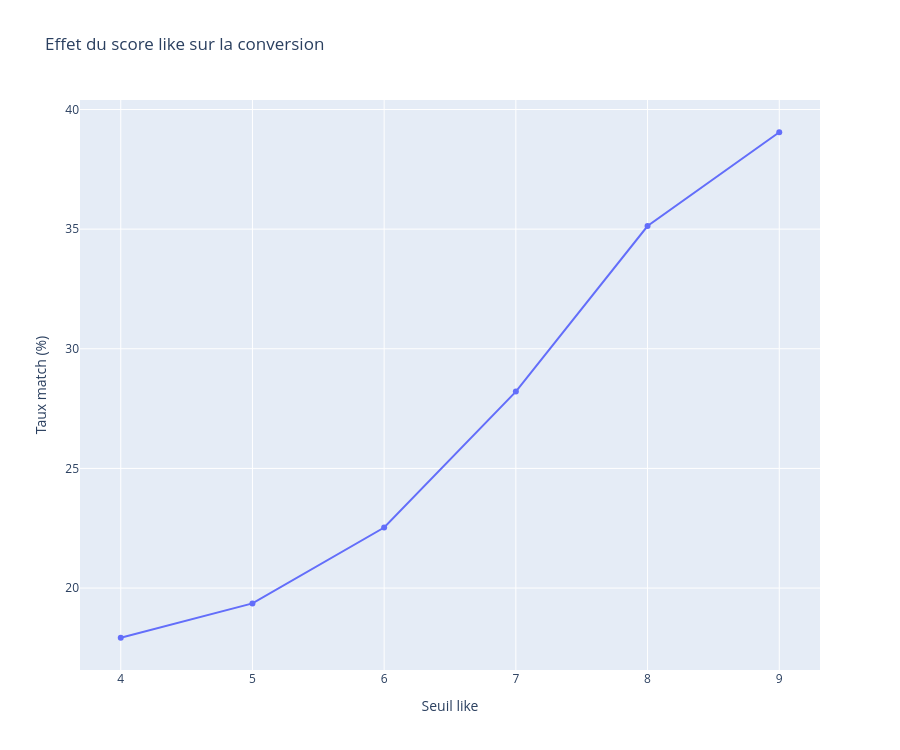

Notebook source saved alongside this figure:
### Markdown cell above
### **2.2 Signal prioritaire pour piloter les actions**

Le score `like` sert de signal simple pour hiérarchiser relances et priorités.

### Code cell
thresholds = [4, 5, 6, 7, 8, 9]
rates = [df[df["like"] >= t]["match"].mean() * 100 for t in thresholds]
like_curve = pd.DataFrame({"Seuil like": thresholds, "Taux match (%)": rates})

fig_viz_like = px.line(
    like_curve,
    x="Seuil like", y="Taux match (%)", markers=True,
    title="Effet du score like sur la conversion",
)
fig_viz_like.update_layout(height=750)
fig_viz_like.show()
export_viz(fig_viz_like, "levier_like_conversion")

### Figure 1 — Plotly figure (JSON) as saved in the notebook; plotly's stock layout.template omitted (floating-point values rounded to 4 significant figures)
{"data": [{"hovertemplate": "Seuil like=%{x}<br>Taux match (%)=%{y}<extra></extra>", "legendgroup": "", "line": {"color": "#636efa", "dash": "solid"}, "marker": {"symbol": "circle"}, "mode": "lines+markers", "name": "", "orientation": "v", "showlegend": false, "type": "scatter", "x": [4, 5, 6, 7, 8, 9], "xaxis": "x", "y": [17.92, 19.36, 22.53, 28.21, 35.13, 39.05], "yaxis": "y"}], "layout": {"height": 750, "legend": {"tracegroupgap": 0}, "title": {"text": "Effet du score like sur la conversion"}, "xaxis": {"anchor": "y", "domain": [0, 1], "title": {"text": "Seuil like"}}, "yaxis": {"anchor": "x", "domain": [0, 1], "title": {"text": "Taux match (%)"}}}}
